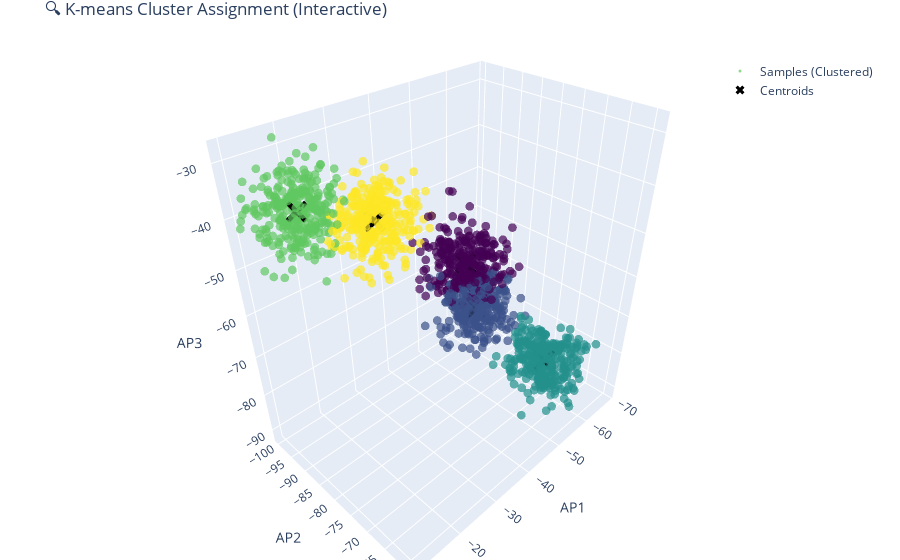

The notebook cell this image was saved under:
### Markdown cell above
## 📊 K-means Clustering: 3D Interactive Visualization

This interactive 3D plot illustrates the result of applying the custom K-means algorithm on RSSI data:

- **Dots** represent the data samples, colored by the cluster assigned by K-means.
- **Black X markers** indicate the final centroid positions in the 3D RSSI space.
- The axes correspond to RSSI values from the three access points (AP1, AP2, AP3).

This visualization helps assess how well the algorithm separated the data into meaningful groups based on signal similarity, providing intuitive insight into clustering performance.

### Code cell
import plotly.graph_objects as go

# Interactive 3D scatter plot for K-means results
fig_kmeans = go.Figure()

fig_kmeans.add_trace(go.Scatter3d(
    x=X[:, 0], y=X[:, 1], z=X[:, 2],
    mode='markers',
    marker=dict(size=3, color=cluster_labels, colorscale='Viridis', opacity=0.7),
    name='Samples (Clustered)'
))

fig_kmeans.add_trace(go.Scatter3d(
    x=cluster_centers[:, 0], y=cluster_centers[:, 1], z=cluster_centers[:, 2],
    mode='markers',
    marker=dict(size=8, color='black', symbol='x'),
    name='Centroids'
))

fig_kmeans.update_layout(
    title="🔍 K-means Cluster Assignment (Interactive)",
    scene=dict(xaxis_title="AP1", yaxis_title="AP2", zaxis_title="AP3"),
    margin=dict(l=0, r=0, t=30, b=0),
    legend=dict(x=0.8, y=0.95)
)

fig_kmeans.show()

### Figure 1 — Plotly figure (JSON) as saved in the notebook; plotly's stock layout.template omitted (floating-point values rounded to 4 significant figures; data arrays with more than 128 entries replaced by an {"elided": "..."} marker saying what was removed)
{"data": [{"marker": {"color": {"elided": "1500 int values"}, "colorscale": [[0, "#440154"], [0.1111, "#482878"], [0.2222, "#3e4989"], [0.3333, "#31688e"], [0.4444, "#26828e"], [0.5556, "#1f9e89"], [0.6667, "#35b779"], [0.7778, "#6ece58"], [0.8889, "#b5de2b"], [1, "#fde725"]], "opacity": 0.7, "size": 3}, "mode": "markers", "name": "Samples (Clustered)", "type": "scatter3d", "x": {"elided": "1500 float values"}, "y": {"elided": "1500 float values"}, "z": {"elided": "1500 float values"}}, {"marker": {"color": "black", "size": 8, "symbol": "x"}, "mode": "markers", "name": "Centroids", "type": "scatter3d", "x": [-46.97, -49.66, -57.57, -18.33, -31.72], "y": [-82.84, -81.96, -68.81, -95.35, -91.5], "z": [-57.59, -69.35, -81.12, -40.03, -45.55]}], "layout": {"legend": {"x": 0.8, "y": 0.95}, "margin": {"b": 0, "l": 0, "r": 0, "t": 30}, "scene": {"xaxis": {"title": {"text": "AP1"}}, "yaxis": {"title": {"text": "AP2"}}, "zaxis": {"title": {"text": "AP3"}}}, "title": {"text": "🔍 K-means Cluster Assignment (Interactive)"}}}
